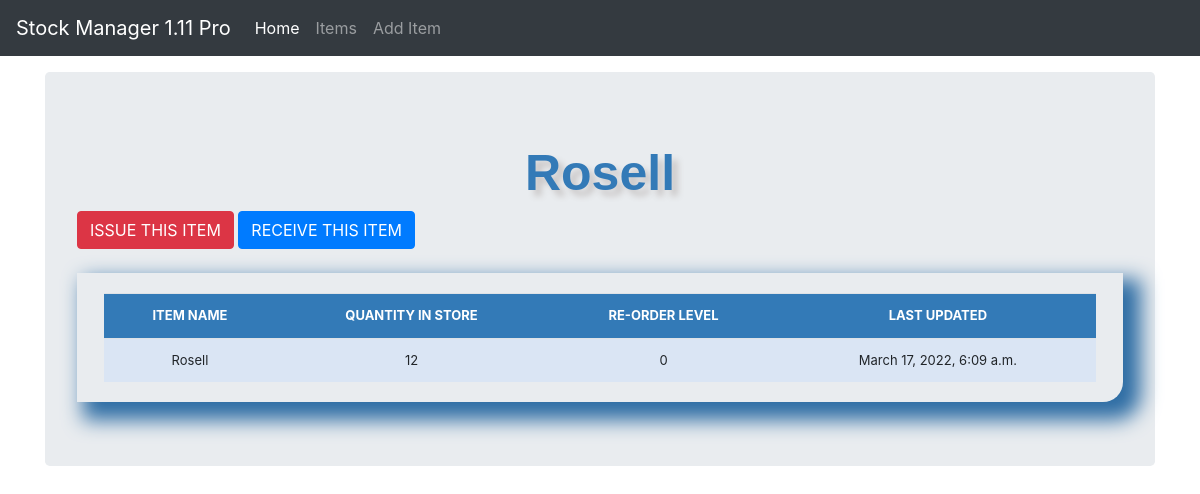
/details/9/, run on the app's committed database.
### stockmgt/models.py (models this page shows, shortened)
class Stock(models.Model):
	category = models.ForeignKey(Category, on_delete = models.CASCADE, blank=True)
	item_name = models.CharField(max_length=50, blank=True, null = True)
	quuantity = models.IntegerField(default='0', blank=True, null = True, verbose_name="Quantity")
	receive_quuantity = models.IntegerField(default='0', blank=True, null = True, verbose_name="Received Quantity")
	receive_by = models.CharField(max_length=50, blank=True, null = True, verbose_name="Received By")
	issue_quuantity = models.IntegerField(default='0', blank=True, null = True)
	issue_by = models.CharField(max_length=50, blank=True, null = True)
	issue_to = models.CharField(max_length=50, blank=True, null = True)
	phone_number = models.CharField(max_length=50, blank=True, null = True)
	created_by = models.CharField(max_length=50, blank=True, null = True)
	reorder_level = models.IntegerField(default='0', blank=True, null = True)
	timestamp = models.DateTimeField(auto_now_add=True, auto_now=False)
	last_updated = models.DateTimeField(auto_now_add=False, auto_now=True)
	export_to_CSV = models.BooleanField(default= True)

### stockmgt/views.py (the view)
# urls.py: path('details/<str:pk>/',views.stock_details, name ='stock_details'),
def stock_details(request, pk):
	queryset = Stock.objects.get(id=pk)
	context = {
		"header":queryset.item_name,
		"queryset":queryset,
	}
	return render (request, "stock_details.html", context)

### stockmgt/templates/stock_details.html (shortened to what this page needs)
{% load static %}
{% load crispy_forms_tags %}
<!doctype html>
<html lang="en">
  <head>
<link href="{% static 'css/bootstrap.min.css' %}" rel="stylesheet">
<link href="{% static 'css/tablestyle.css' %}" rel="stylesheet">
    <link href="{% static 'css/navbar-top-fixed.css' %}" rel="stylesheet">
  </head>
  <body>
    {% include 'navbar.html' %}
<main role="main" class="container">
  <div class="jumbotron">
    <div class="header">{{header}}</div>
		<a href="{% url 'issue_items' queryset.id %}"><div class="btn btn-danger">ISSUE THIS ITEM</div></a>
		<a href="{% url 'receive_items' queryset.id %}"><div class="btn btn-primary">RECEIVE THIS ITEM</div></a>
	 	<br><br>
	 	<div class="display_table">
	  <table class="table">
	  		<tr>
	  			<th>ITEM NAME</th>
	  			<th>QUANTITY IN STORE</th>
	  			<th>RE-ORDER LEVEL</th>
	  			<th>LAST UPDATED</th>
	  		</tr>
	  		<tr>
	  			<td>{{queryset.item_name}}</td>
	  			<td>
	  				{% if queryset.quuantity <= queryset.reorder_level %}
	  				<div style="background-color: orange;">
	  					{{queryset.quuantity}}
	  				</div>
	  				{% else %}
	  					{{queryset.quuantity}}
	  				{% endif %}
	  			</td>
	  			<td>{{queryset.reorder_level}}</td>
	  			<td>{{queryset.last_updated}}</td>
	  		</tr>
	  </table>
	 	</div>
  </div>
</main>
      </body>
</html>

### stockmgt/static/CSS/tablestyle.css (style rules this page uses)
.table { font-size: 13px; text-align: center; width: 95%; margin: auto; }
.table tr:nth-child(odd) { background: #88CAE4; }
.table tr:nth-child(even) { background: #dae5f4; }
th { background-color: #337ab7; color: white; }
.display_table { border-bottom-right-radius: 20px; padding-right: 1px; padding-left: 1px; padding-bottom: 20px; padding-top: 20px; box-shadow: 12px 12px 20px 6px #2e6da4; }
.header { font-family: helvetica; color: #337ab7; font-size: 50px; text-align: center; width: 100%; text-shadow: 6px 6px 6px #c9c6c6; display: block; font-weight: bolder; }

### stockmgt/static/CSS/navbar-top-fixed.css (style rules this page uses)
body { min-height: 75rem; padding-top: 4.5rem; }

### data on the page
Stock: item_name "Rosell", quuantity "12", reorder_level "0", last_updated "March 17, 2022, 6:09 a.m."
